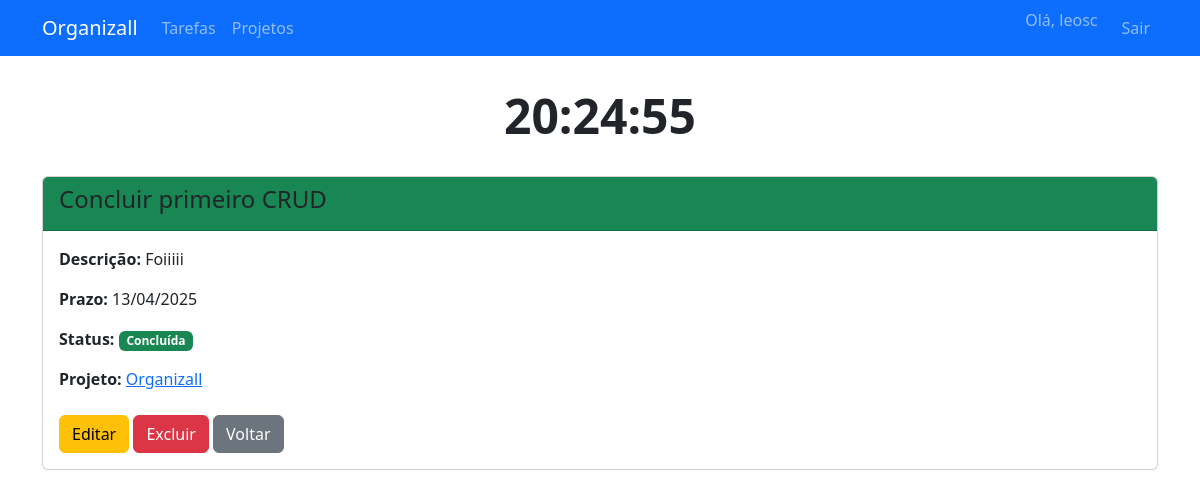
The page /tasks/1/ (signed in) on the database its author committed.
### organizer/models.py (models this page shows, shortened)
class Task(models.Model):
    STATUS_CHOICES = [
        ('backlog', 'Backlog'),
        ('doing', 'Em Progresso'),
        ('done', 'Concluída'),
    ]
    title = models.CharField(max_length=200)
    description = models.TextField()
    due_date = models.DateField()
    status = models.CharField(max_length=20, choices=STATUS_CHOICES, default='backlog')
    project = models.ForeignKey(Project, on_delete=models.CASCADE, null=True, blank=True)
    owner = models.ForeignKey(User, on_delete=models.CASCADE)
    def get_status_color(self):
        colors = {
            'backlog': 'secondary',
            'doing': 'warning',
            'done': 'success'
        }
        return colors.get(self.status, 'info')

class Project(models.Model):
    name = models.CharField(max_length=100)
    description = models.TextField()
    start_date = models.DateField()
    end_date = models.DateField()
    owner = models.ForeignKey(User, on_delete=models.CASCADE)

### organizer/views.py (the view)
# urls.py: path('tasks/<int:pk>/', views.task_detail, name='task-detail'),
@login_required
def task_detail(request, pk):
    task = get_object_or_404(Task, pk=pk, owner=request.user)
    return render(request, 'organizer/tasks_pages/task_detail.html', {'task': task})

### templates/organizer/tasks_pages/task_detail.html
{% extends "organizer/base.html" %}
{% block content %}
<div class="card">
    <div class="card-header bg-{{ task.get_status_color }}">
        <h4>{{ task.title }}</h4>
    </div>
    <div class="card-body">
        <p><strong>Descrição:</strong> {{ task.description }}</p>
        <p><strong>Prazo:</strong> {{ task.due_date|date:"d/m/Y" }}</p>
        <p><strong>Status:</strong> <span class="badge bg-{{ task.get_status_color }}">{{ task.get_status_display }}</span></p>
        {% if task.project %}
        <p><strong>Projeto:</strong> <a href="{% url 'project-detail' task.project.pk %}">{{ task.project.name }}</a></p>
        {% endif %}
        <div class="mt-4">
            <a href="{% url 'task-update' task.pk %}" class="btn btn-warning">Editar</a>
            <a href="{% url 'task-delete' task.pk %}" class="btn btn-danger">Excluir</a>
            <a href="{% url 'task-list' %}" class="btn btn-secondary">Voltar</a>
        </div>
    </div>
</div>
{% endblock %}

### templates/includes/navbar.html (shortened to what this page needs)
<nav class="navbar navbar-expand-lg navbar-dark bg-primary mb-4">
    <div class="container">
        <a class="navbar-brand" href="{% url 'dashboard' %}">Organizall</a>
        <div class="collapse navbar-collapse" id="navbarNav">
            <ul class="navbar-nav me-auto">
                <li class="nav-item">
                    <a class="nav-link" href="{% url 'task-list' %}">Tarefas</a>
                </li>
                <li class="nav-item">
                    <a class="nav-link" href="{% url 'project-list' %}">Projetos</a>
                </li>
            </ul>
            <ul class="navbar-nav">
                <li class="nav-item">
                    <span class="navbar-text me-3">Olá, {{ request.user.username }}</span>
                </li>
                <li class="nav-item">
                    <a class="nav-link" href="{% url 'logout' %}">Sair</a>
                </li>
            </ul>
        </div>
    </div>
</nav>

### rows shown on the page
Task: title "Concluir primeiro CRUD", description "Foiiiii", due_date "13/04/2025", status "Concluída", project.name "Organizall"

### other values the page prints
{{ request.user.username }} "leosc"
